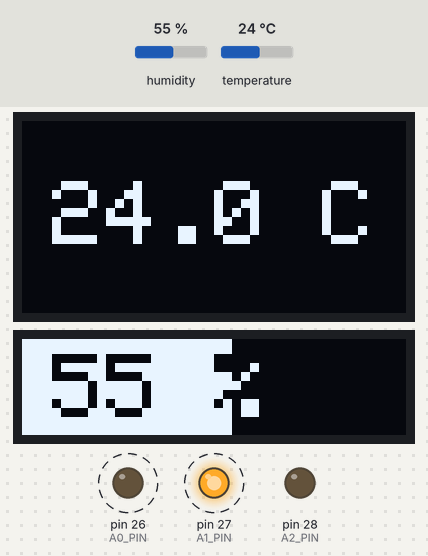
The sketch below on a simulated Arduino Mega 2560, built with avr-gcc and run on an emulated ATmega2560. On the bench: 128×64 one-colour display, 128×32 one-colour display, output pins drawn as LEDs (lit = HIGH). Dashed ring = blinking. The test bench sets the inputs (shaded band); at power-on: temperature 24 °C, humidity 55 %.

Above: at 2.3 s.
2.4 s: temperature set to 29.6 °C
At 3.6 s:
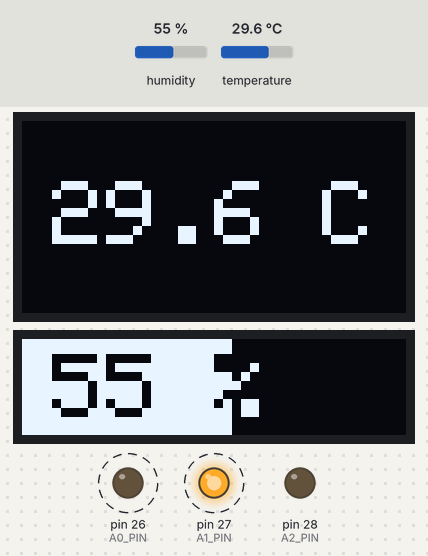
6.6 s: temperature set to 30.8 °C
At 8.0 s:
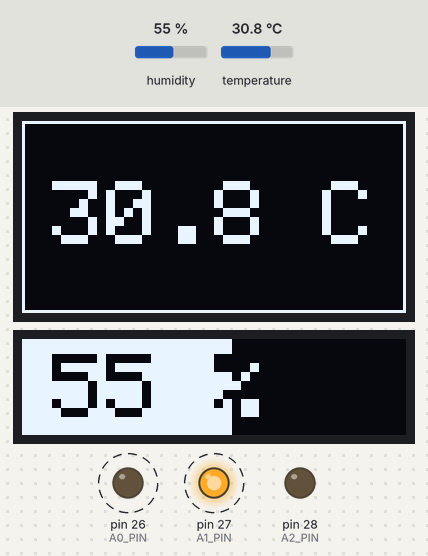
10.8 s: temperature set to 12 °C
At 12.3 s:
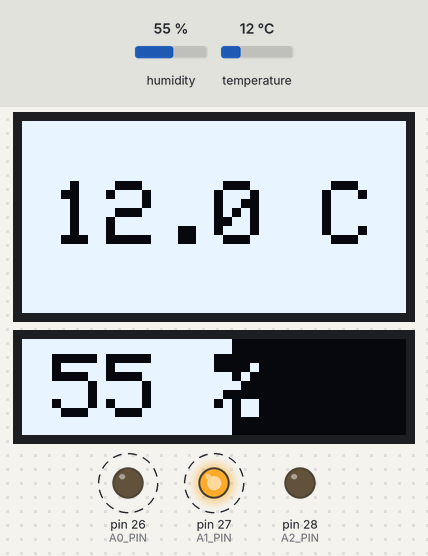
15.0 s: temperature set to 33 °C
At 16.6 s:
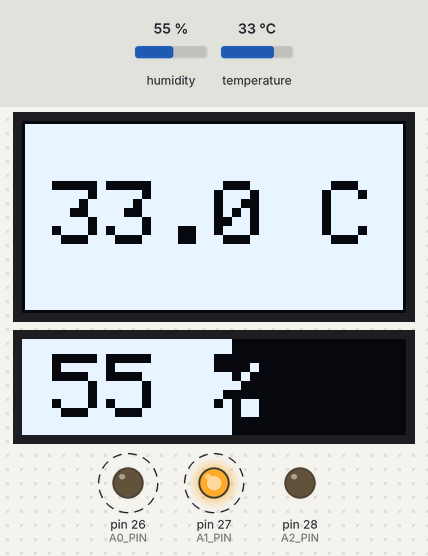
19.2 s: humidity set to 22 %
At 20.3 s:
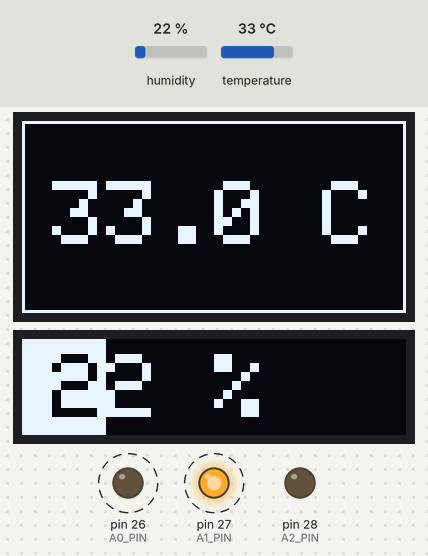
Timing chart, 0 to 23.0 s (numbered marks = the images above; inputs shaded):
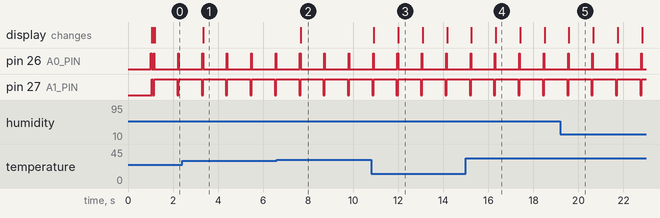

The sketch:

SweatSnitch.ino
```cpp
#include <Wire.h>
#include <Adafruit_SSD1306.h>
#include <Adafruit_HDC1000.h>  // For HDC1080 sensor; same lib

// OLED configs
#define SCREEN_WIDTH_64 128
#define SCREEN_HEIGHT_64 64
#define SCREEN_WIDTH_32 128
#define SCREEN_HEIGHT_32 32

// Mux control pins (connected to Xiao GPIO26, 27, 28)
#define A0_PIN 26
#define A1_PIN 27
#define A2_PIN 28

// I2C address of HDC1080
#define HDC1080_ADDR 0x40

// Create OLED objects (use same I2C addr, mux switches channel)
Adafruit_SSD1306 display64(SCREEN_WIDTH_64, SCREEN_HEIGHT_64, &Wire, -1);
Adafruit_SSD1306 display32(SCREEN_WIDTH_32, SCREEN_HEIGHT_32, &Wire, -1);

// Create HDC1080 sensor object
Adafruit_HDC1000 hdc1080;

// Time tracking for display inversion flip (prevent burn-in)
unsigned long lastInvertTime = 0;
const unsigned long invertInterval = 10000; // 10 sec invert toggle

// Inversion state flags
bool display64Inverted = false;
bool display32Inverted = false;

// Mux channel select function using GPIOs
void selectMuxChannel(uint8_t channel) {
  digitalWrite(A0_PIN, channel & 0x01);
  digitalWrite(A1_PIN, (channel >> 1) & 0x01);
  digitalWrite(A2_PIN, (channel >> 2) & 0x01);
}

// Draw border on display64 according to temp
void drawTempBorder(float temp) {
  uint8_t borderSize = 0;
  if (temp > 40.0) borderSize = 4;
  else if (temp > 30.0) borderSize = 1;

  if (borderSize == 0) return;

  // Draw rectangle border (affected by inversion)
  display64.drawRect(0, 0, SCREEN_WIDTH_64, SCREEN_HEIGHT_64, SSD1306_WHITE);
  if (borderSize > 1) {
    for (uint8_t i = 1; i < borderSize; i++) {
      display64.drawRect(i, i, SCREEN_WIDTH_64 - 2 * i, SCREEN_HEIGHT_64 - 2 * i, SSD1306_WHITE);
    }
  }
}

// Draw humidity inversion on display32 from left to right
void drawHumidityInvert(float humidity) {
  uint8_t invertWidth = (uint8_t)((humidity / 100.0) * SCREEN_WIDTH_32);

  if (invertWidth == 0) return;

  // Invert left portion by drawing filled rect with INVERSE color
  display32.fillRect(0, 0, invertWidth, SCREEN_HEIGHT_32, SSD1306_INVERSE);
}

void setup() {
  Serial.begin(115200);
  delay(1000);

  // Setup mux control pins as outputs
  pinMode(A0_PIN, OUTPUT);
  pinMode(A1_PIN, OUTPUT);
  pinMode(A2_PIN, OUTPUT);

  Wire.begin();

  // Init sensor on mux channel 0
  selectMuxChannel(0);
  if (!hdc1080.begin(HDC1080_ADDR)) {
    Serial.println("HDC1080 sensor not found");
    while (1);
  }

  // Init OLED 64x64 on mux channel 1
  selectMuxChannel(1);
  if (!display64.begin(SSD1306_SWITCHCAPVCC, 0x3C)) {
    Serial.println("64x64 OLED init failed");
    while (1);
  }
  display64.clearDisplay();
  display64.display();

  // Init OLED 128x32 on mux channel 2
  selectMuxChannel(2);
  if (!display32.begin(SSD1306_SWITCHCAPVCC, 0x3C)) {
    Serial.println("32x128 OLED init failed");
    while (1);
  }
  display32.clearDisplay();
  display32.display();

  lastInvertTime = millis();
}

void loop() {
  // Read sensor values on mux channel 0
  selectMuxChannel(0);
  float tempC = hdc1080.readTemperature();
  float humidity = hdc1080.readHumidity();

  // Clamp humidity between 0-100 just in case
  if (humidity < 0) humidity = 0;
  if (humidity > 100) humidity = 100;

  // Handle 64x64 OLED (temp display + border + invert)
  selectMuxChannel(1);
  display64.clearDisplay();

  // Flip inversion every invertInterval milliseconds to avoid burn-in
  if (millis() - lastInvertTime > invertInterval) {
    display64Inverted = !display64Inverted;
    display64.invertDisplay(display64Inverted);
  }

  // Draw temp border if needed
  drawTempBorder(tempC);

  // Draw temperature text
  display64.setTextSize(3);
  display64.setTextColor(SSD1306_WHITE);
  display64.setCursor(10, 20);
  display64.print(tempC, 1);
  display64.print(" C");
  display64.display();

  // Handle 128x32 OLED (humidity display with left invert portion)
  selectMuxChannel(2);
  display32.clearDisplay();

  // Clear inversion every cycle
  display32.invertDisplay(false);

  // Draw humidity percentage text
  display32.setTextSize(3);
  display32.setTextColor(SSD1306_WHITE);
  display32.setCursor(10, 5);
  display32.print(humidity, 0);
  display32.print(" %");

  // Now draw left invert portion proportional to humidity
  drawHumidityInvert(humidity);

  display32.display();

  delay(1000); // 1 sec delay between updates
}
```

Measured:
- the behaviour switches between 30 and 30.1 °C on temperature (found by bisection; images 1 and 2)
- after the input at 2.4 s, the display: changes after 0.95 s (image 1)
- after the input at 6.6 s, the display: changes after 1.1 s (image 2)
- after the input at 10.8 s, the display: first changes after 0.12 s (image 3 shows a later state)
- after the input at 15.0 s, the display: first changes after 0.25 s (image 4 shows a later state)
- after the input at 19.2 s, the display: changes after 0.38 s (image 5)
- by itself, pin 26 (A0_PIN): alternates HIGH for 0.03 s and LOW for 1.1 s
- by itself, pin 27 (A1_PIN): alternates HIGH for 1.0 s and LOW for 0.07 s
